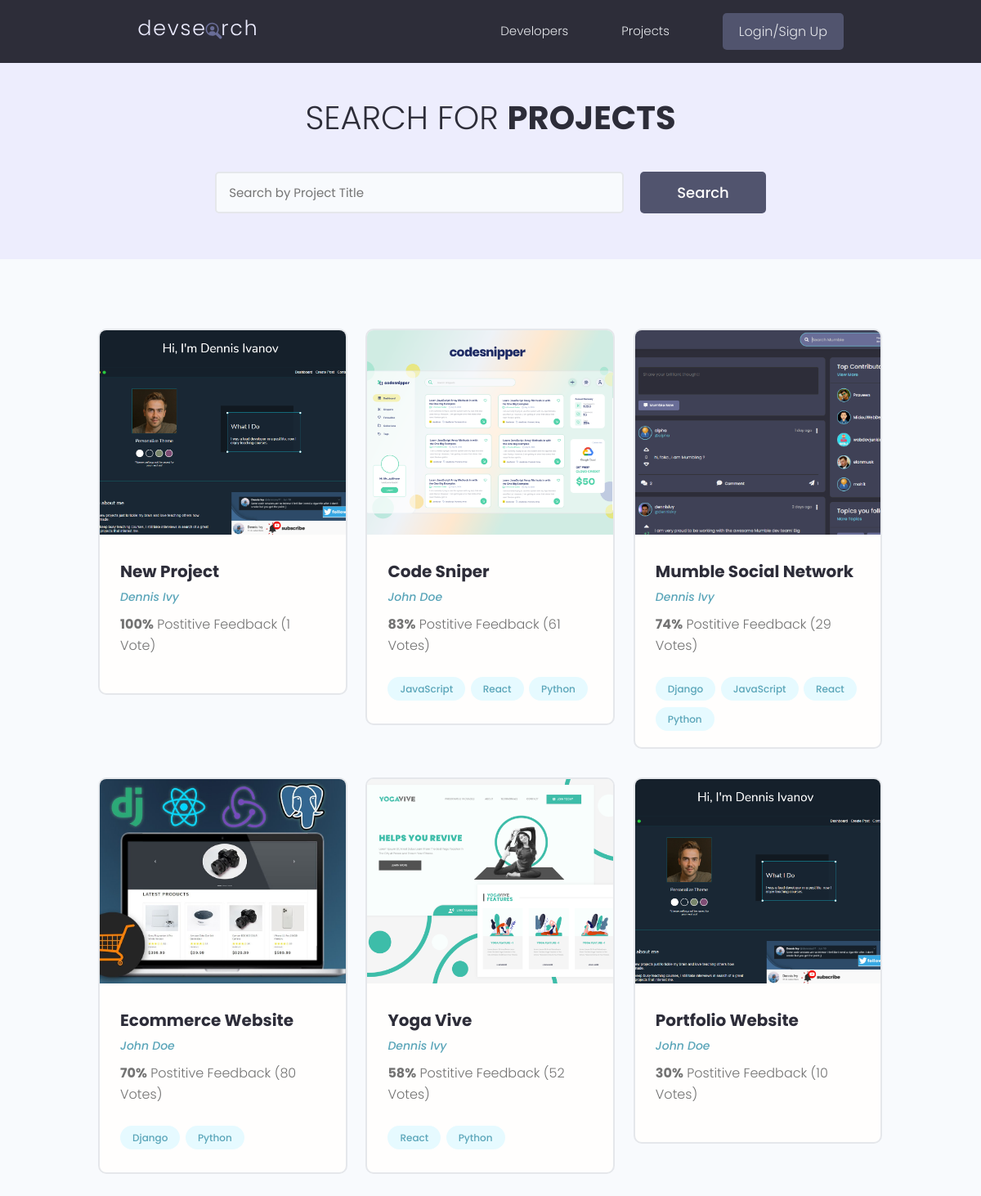
/projects/?search_query=&page=2, run on an earlier commit of the app's database.
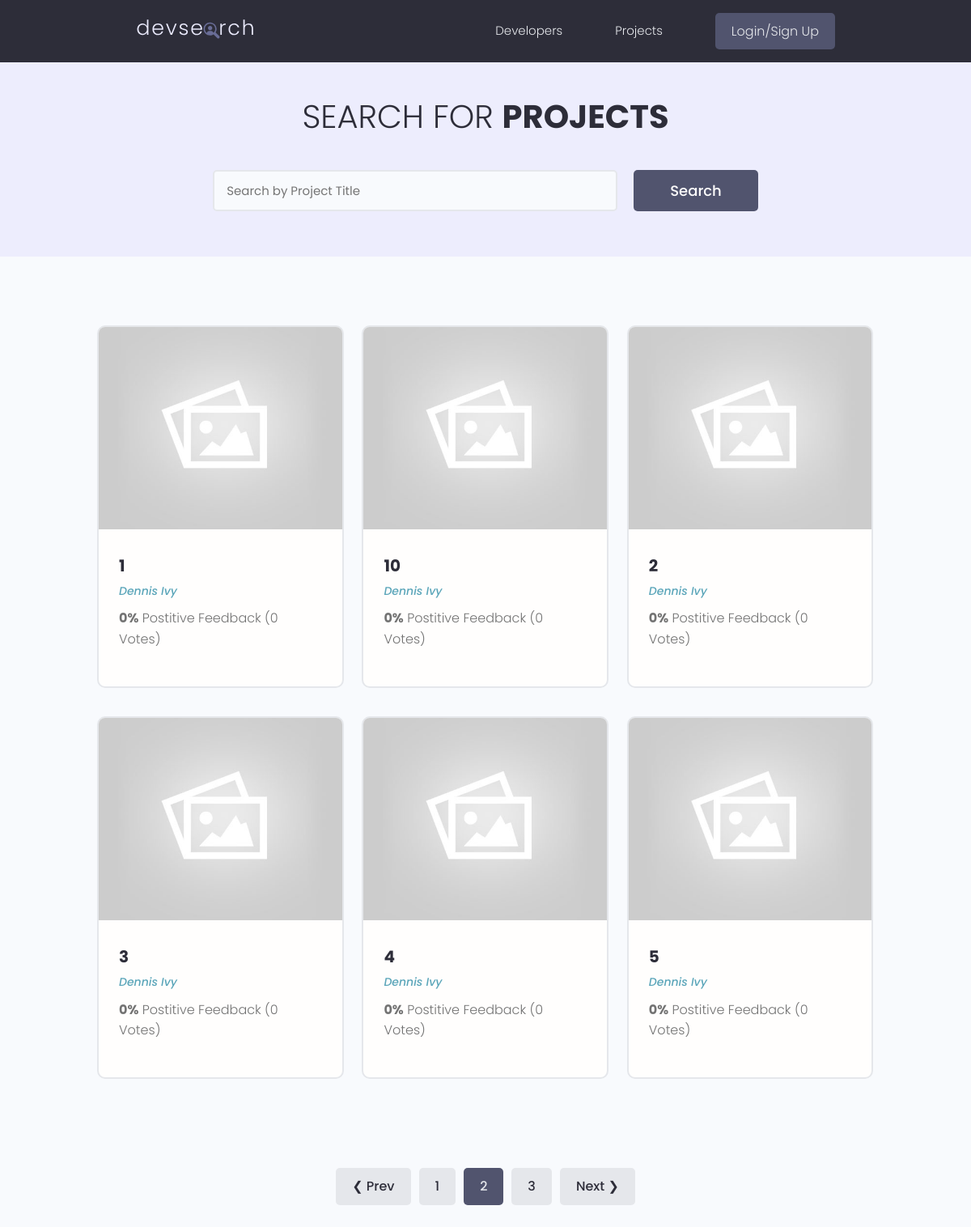
And on a later commit of the database.
### projects/models.py (models this page shows, shortened)
class Project(models.Model):
    owner = models.ForeignKey(Profile, null=True, blank=True, on_delete=models.SET_NULL)
    title = models.CharField(max_length=200)
    description = models.TextField(null=True, blank=True)
    featured_image = models.ImageField(null=True, blank=True, default = "default.jpg")
    demo_link = models.CharField(max_length=2000, null=True, blank=True)
    source_link = models.CharField(max_length=2000, null=True, blank=True)
    tags = models.ManyToManyField('Tag', blank=True)
    vote_total = models.IntegerField(default=0, null=True, blank=True)
    vote_ratio = models.IntegerField(default=0, null=True, blank=True)
    created = models.DateTimeField(auto_now_add=True)
    id = models.UUIDField(default=uuid.uuid4, unique=True, primary_key=True, editable=False)
    class Meta:
        ordering = ['-vote_ratio','-vote_total', 'title']

class Tag(models.Model):
    name = models.CharField(max_length=200)
    created = models.DateTimeField(auto_now_add=True)
    id = models.UUIDField(default=uuid.uuid4, unique=True, primary_key=True, editable=False)
    def __str__(self):
        return self.name

### users/models.py (models this page shows, shortened)
class Profile(models.Model):
    user = models.OneToOneField(User, on_delete=models.CASCADE, null=True, blank=True)
    name = models.CharField(max_length=200, blank=True, null=True)
    email = models.EmailField(max_length=500, blank=True,null=True)
    username = models.CharField(max_length=200, blank=True, null=True)
    location = models.CharField(max_length=200, blank=True, null=True)
    short_intro = models.CharField(max_length=500, blank=True, null=True)
    bio = models.TextField(blank=True, null=True)
    profile_image = models.ImageField(blank=True, null=True, upload_to='profiles/', default='profiles/user-default.png' )
    social_github = models.CharField(max_length=200, blank=True, null=True)
    social_twitter = models.CharField(max_length=200, blank=True, null=True)
    social_linkedin = models.CharField(max_length=200, blank=True, null=True)
    social_youtube = models.CharField(max_length=200, blank=True, null=True)
    social_website = models.CharField(max_length=200, blank=True, null=True)
    created = models.DateTimeField(auto_now_add=True)
    id = models.UUIDField(default=uuid.uuid4, unique=True, primary_key=True, editable=False)

### projects/views.py (the view)
# urls.py: path('projects/', include('projects.urls')),
def projects(request):
    projects, search_query = searchProjects(request)
    custom_range, projects = paginateProjects(request, projects, 6)
    context = {
        'projects' : projects,
        'search_query': search_query,
        'custom_range':custom_range,
    }
    return render(request, 'projects/projects.html', context)

### projects/utils.py (called while the page is built)
def searchProjects(request):
    search_query = ''
    if request.GET.get('search_query'):
        search_query = request.GET.get('search_query')
    tags = Tag.objects.filter(name__contains=search_query)
    projects = Project.objects.distinct().filter(Q(title__icontains=search_query) |
                                      Q(description__icontains=search_query) |
                                      Q(owner__name__icontains=search_query) |
                                      Q(tags__in=tags))
    return projects, search_query

def paginateProjects(request, projects, results):
    page = request.GET.get('page')
    paginator = Paginator(projects, results)
    try:
        projects = paginator.page(page)
    except PageNotAnInteger:
        page = 1
        projects = paginator.page(page)
    except EmptyPage:
        page = paginator.num_pages
        projects = paginator.page(page)
    leftIndex = (int(page) - 4)
    if leftIndex < 1:
        leftIndex = 1
    rightIndex = (int(page) + 5)
    if rightIndex > paginator.num_pages:
        rightIndex = paginator.num_pages + 1
    custom_range = range(leftIndex,rightIndex)
    return custom_range, projects

### projects/templates/projects/projects.html (shortened to what this page needs)
{% extends "main.html" %}
{%load static%}
{%block content%}
  <main class="projects">
    <section class="hero-section text-center">
      <div class="container container--narrow">
        <div class="hero-section__box">
          <h2>Search for <span>Projects</span></h2>
        </div>
        <div class="hero-section__search">
          <form id="searchForm"class="form" action="#" method="get">
            <div class="form__field">
              <input class="input input--text" id="formInput#search" type="text" name="search_query"
                value="{{search_query}}"placeholder="Search by Project Title" />
            </div>
            <input class="btn btn--sub btn--lg" type="submit" value="Search" />
          </form>
        </div>
      </div>
    </section>
    <section class="projectsList">
      <div class="container">
        <div class="grid grid--three">
        {%for project in projects%}
          <div class="column">
            <div class="card project">
              <a href="{%url 'project' project.id%}" class="project">
                <img class="project__thumbnail" src="{{project.featured_image.url}}" alt="project thumbnail" />
                <div class="card__body">
                  <h3 class="project__title">{{project.title}}</h3>
                  <p><a class="project__author" href="{%url 'user-profile' project.owner.id%}">{{project.owner.name}}</a></p>
                  <p class="project--rating">
                    <span style="font-weight: bold;">{{project.vote_ratio}}%</span> Postitive
                    Feedback ({{project.vote_total}} Vote{{project.vote_total|pluralize:"s"}})
                  </p>
                  <div class="project__tags">
                    {%for tag in project.tags.all%}
                    <span class="tag tag--pill tag--main">
                      <small>{{tag}}</small>
                    </span>
                    {%endfor%}
                  </div>
                </div>
              </a>
            </div>
          </div>
          {%endfor%}
        </div>
      </div>
    </section>
  {%include 'pagination.html' with queryset=projects custom_range=custom_range%}
  </main>
{%endblock%}

What changed in the data, as far as the page shows it:
no longer on this page (row unchanged): Project: featured_image (picture), title "New Project", owner.name "Dennis Ivy", vote_ratio "100", vote_total "1"
no longer on this page (row unchanged): Project: featured_image (picture), title "Code Sniper", owner.name "John Doe", vote_ratio "83", vote_total "61"
no longer on this page (row unchanged): Tag: name "JavaScript"
no longer on this page (row unchanged): Tag: name "React"
no longer on this page (row unchanged): Tag: name "Python"
no longer on this page (row unchanged): Project: featured_image (picture), title "Mumble Social Network", owner.name "Dennis Ivy", vote_ratio "74", vote_total "29"
no longer on this page (row unchanged): Tag: name "Django"
no longer on this page (row unchanged): Project: featured_image (picture), title "Ecommerce Website", owner.name "John Doe", vote_ratio "70", vote_total "80"
no longer on this page (row unchanged): Project: featured_image (picture), title "Yoga Vive", owner.name "Dennis Ivy", vote_ratio "58", vote_total "52"
no longer on this page (row unchanged): Project: featured_image (picture), title "Portfolio Website", owner.name "John Doe", vote_ratio "30", vote_total "10"
added Project: featured_image (placeholder picture), title "1", owner.name "Dennis Ivy", vote_ratio "0", vote_total "0"
added Project: featured_image (placeholder picture), title "10", owner.name "Dennis Ivy", vote_ratio "0", vote_total "0"
added Project: featured_image (placeholder picture), title "2", owner.name "Dennis Ivy", vote_ratio "0", vote_total "0"
added Project: featured_image (placeholder picture), title "3", owner.name "Dennis Ivy", vote_ratio "0", vote_total "0"
added Project: featured_image (placeholder picture), title "4", owner.name "Dennis Ivy", vote_ratio "0", vote_total "0"
added Project: featured_image (placeholder picture), title "5", owner.name "Dennis Ivy", vote_ratio "0", vote_total "0"
Also different on the page:
text now shown: "❮ Prev Next ❯"
new list line: "1"
new list line: "2"
new list line: "3"
